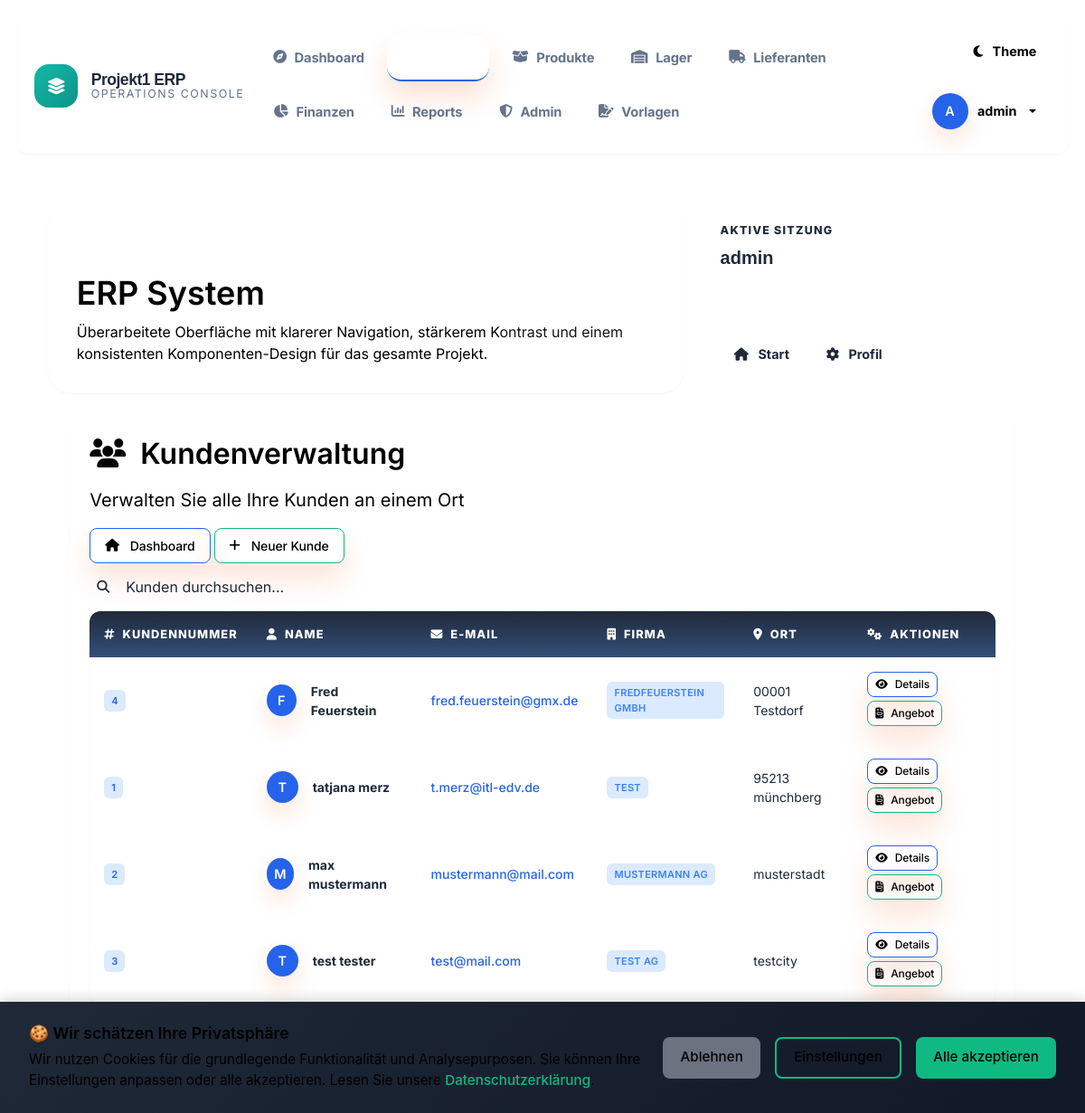
Page /kunden_verwaltung.php (signed in) on the committed database.
### tables this page shows
CREATE TABLE kundensystem (
        id INTEGER PRIMARY KEY AUTOINCREMENT,
        kundennummer INTEGER,
        vorname TEXT,
        nachname TEXT,
        email TEXT,
        firma_id INTEGER, hinweise TEXT, konditionen TEXT,
        FOREIGN KEY (firma_id) REFERENCES firma(id)
    );

CREATE TABLE firma (
        id INTEGER PRIMARY KEY AUTOINCREMENT,
        firmenname TEXT NOT NULL,
        strasse TEXT,
        ort TEXT
    );

### kunden_verwaltung.php (the view, shortened to what this page needs)
<?php
require_once 'db_connection.php';
$stmt = $PDO->prepare("
    SELECT k.*, f.firmenname, f.strasse, f.ort
    FROM kundensystem k
    LEFT JOIN firma f ON k.firma_id = f.id
    ORDER BY k.nachname, k.vorname
");
$stmt->execute();
$kunden = $stmt->fetchAll();
?>
<?php $page_title = 'ERP System'; include 'includes/header.php'; ?><div class="container">
            <div class="dashboard-card animate-fade-in">
                <div class="page-header">
                    <h1 class="page-title">
                        <i class="fas fa-users me-3"></i>Kundenverwaltung
                    </h1>
                    <p class="text-muted fs-5">Verwalten Sie alle Ihre Kunden an einem Ort</p>
                </div>
                <div class="nav-buttons">
                    <a href="web_oberflaeche.php" class="action-btn btn-primary-modern">
                        <i class="fas fa-home me-2"></i>Dashboard
                    </a>
                    <a href="create_customer_form.php" class="action-btn btn-success-modern">
                        <i class="fas fa-plus me-2"></i>Neuer Kunde
                    </a>
                </div>
                <div class="search-container">
                    <input type="text" id="kundenSuche" class="form-control search-input" placeholder="Kunden durchsuchen...">
                </div>
                <?php if ($kunden): ?>
                    <div class="modern-table">
                        <table class="table" id="kundenTabelle">
                            <thead>
                                <tr>
                                    <th><i class="fas fa-hashtag me-2"></i>Kundennummer</th>
                                    <th><i class="fas fa-user me-2"></i>Name</th>
                                    <th><i class="fas fa-envelope me-2"></i>E-Mail</th>
                                    <th><i class="fas fa-building me-2"></i>Firma</th>
                                    <th><i class="fas fa-map-marker-alt me-2"></i>Ort</th>
                                    <th><i class="fas fa-cogs me-2"></i>Aktionen</th>
                                </tr>
                            </thead>
                            <tbody>
                                <?php foreach ($kunden as $kunde): ?>
                                <tr>
                                    <td>
                                        <span class="status-badge badge-primary">
                                            <?= htmlspecialchars($kunde['kundennummer']) ?>
                                        </span>
                                    </td>
                                    <td>
                                        <div class="d-flex align-items-center">
                                            <div class="user-avatar me-3" style="width: 35px; height: 35px; font-size: 0.9rem;">
                                                <?= strtoupper(substr($kunde['vorname'] ?? '?', 0, 1)) ?>
                                            </div>
                                            <div>
                                                <strong><?= htmlspecialchars($kunde['vorname'] . ' ' . $kunde['nachname']) ?></strong>
                                            </div>
                                        </div>
                                    </td>
                                    <td>
                                        <a href="mailto:<?= htmlspecialchars($kunde['email']) ?>" class="text-decoration-none">
                                            <?= htmlspecialchars($kunde['email']) ?>
                                        </a>
                                    </td>
                                    <td>
                                        <span class="status-badge badge-info">
                                            <?= htmlspecialchars($kunde['firmenname'] ?? 'Privatkunde') ?>
                                        </span>
                                    </td>
                                    <td><?= htmlspecialchars($kunde['ort'] ?? '-') ?></td>
                                    <td>
                                        <a href="kunde_details.php?id=<?= $kunde['id'] ?>" class="action-btn btn-primary-modern">
                                            <i class="fas fa-eye me-1"></i>Details
                                        </a>
                                        <a href="angebot_formular.php?kunde_id=<?= $kunde['id'] ?>" class="action-btn btn-success-modern">
                                            <i class="fas fa-file-invoice me-1"></i>Angebot
                                        </a>
                                    </td>
                                </tr>
                                <?php endforeach; ?>
                            </tbody>
                        </table>
                    </div>
                <?php endif; ?>
            </div>
        </div>
    </div>
<?php include 'includes/footer.php'; ?>

### assets/css/global.css (style rules this page uses)
.table-responsive, .modern-table { scrollbar-width: thin; }
.container, .container-fluid { position: relative; z-index: 1; }
.text-muted { color: var(--text-muted) !important; }
[data-theme="light"] .btn, [data-theme="light"] .action-btn, [data-theme="light"] button, [data-theme="light"] .btn-primary, [data-theme="light"] .btn-success, [data-theme="light"] .card, [data-theme="light"] .info-box, [data-theme="light"] h1, h2, h3, h4, h5, [data-theme="light"] p, [data-theme="light"] .text { color: #000 !important; }
.fa, .fas, .far, .fab { text-rendering: auto; -webkit-font-smoothing: antialiased; }

### includes/table-style.php (style rules this page uses)
.modern-table { border-radius: var(--radius-lg); overflow: hidden; box-shadow: var(--shadow-sm); }
.modern-table .table { margin: 0; }
.table td .btn, .table td .action-btn { margin-bottom: var(--spacing-xs); font-size: 12px; padding: var(--spacing-xs) var(--spacing-sm); }
.table td a { font-weight: 500; }
.dashboard-card { background: var(--bg-card); border: 1px solid var(--border); border-radius: var(--radius-lg); margin-bottom: var(--spacing-xl); box-shadow: var(--shadow-sm); }
.search-container { position: relative; min-width: 250px; }
.search-input { padding-left: 2.5rem; }
.search-container::before { content: '\f002'; font-family: 'Font Awesome 6 Free'; font-weight: 900; position: absolute; left: var(--spacing-sm); top: 50%; transform: translateY(-50%); color: var(--text-muted); }
.action-btn { display: inline-flex; align-items: center; gap: var(--spacing-xs); padding: var(--spacing-sm) var(--spacing-md); border-radius: var(--radius-md); font-weight: 500; text-decoration: none; transition: all var(--transition); border: 1px solid transparent; cursor: pointer; }
.btn-primary-modern { background: var(--color-primary); color: white; border-color: var(--color-primary); }
.btn-success-modern { background: var(--color-success); color: white; border-color: var(--color-success); }
.status-badge { display: inline-flex; align-items: center; padding: var(--spacing-xs) var(--spacing-sm); font-size: 11px; font-weight: 600; text-transform: uppercase; letter-spacing: 0.025em; border-radius: var(--radius-sm); }
.badge-primary { background: var(--color-primary-light); color: var(--color-primary); }
.badge-info { background: var(--color-info-light); color: var(--color-info); }
.user-avatar { display: flex; align-items: center; justify-content: center; background: var(--color-primary); color: white; border-radius: 50%; font-weight: 600; }

### rows in the picture
kundensystem: kundennummer "4", vorname "F", vorname+nachname "Fred Feuerstein", email "fred.feuerstein@gmx.de", firma.firmenname "FREDFEUERSTEIN GMBH", firma.ort "00001 Testdorf"
kundensystem: kundennummer "1", vorname "T", vorname+nachname "tatjana merz", email "t.merz@itl-edv.de", firma.firmenname "TEST", firma.ort "95213 münchberg"
kundensystem: kundennummer "2", vorname "M", vorname+nachname "max mustermann", email "mustermann@mail.com", firma.firmenname "MUSTERMANN AG", firma.ort "musterstadt"
kundensystem: kundennummer "3", vorname "T", vorname+nachname "test tester", email "test@mail.com", firma.firmenname "TEST AG", firma.ort "testcity"

### other values in the picture
$item['label'] "Dashboard"
$item['label'] "Produkte"
$item['label'] "Lager"
$item['label'] "Lieferanten"
$item['label'] "Finanzen"
$item['label'] "Reports"
$item['label'] "Admin"
$item['label'] "Vorlagen"
substr($username, 0, 1) "A"
$username "admin"
$page_title "ERP System"
$aside_label "AKTIVE SITZUNG"
$aside_value "admin"
